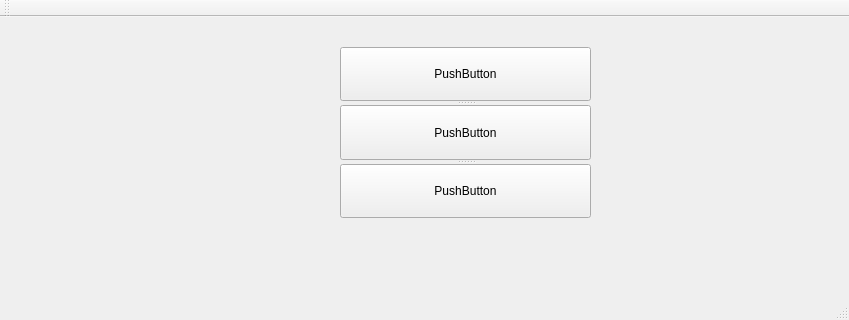
<?xml version="1.0" encoding="UTF-8"?>
<ui version="4.0">
 <class>MainWindow</class>
 <widget class="QMainWindow" name="MainWindow">
  <property name="geometry">
   <rect>
    <x>0</x>
    <y>0</y>
    <width>849</width>
    <height>320</height>
   </rect>
  </property>
  <property name="windowTitle">
   <string>MainWindow</string>
  </property>
  <widget class="QWidget" name="centralWidget">
   <widget class="QSplitter" name="splitter_2">
    <property name="geometry">
     <rect>
      <x>9</x>
      <y>151</y>
      <width>0</width>
      <height>16</height>
     </rect>
    </property>
    <property name="orientation">
     <enum>Qt::Horizontal</enum>
    </property>
    <widget class="QSplitter" name="splitter">
     <property name="orientation">
      <enum>Qt::Horizontal</enum>
     </property>
    </widget>
   </widget>
   <widget class="QSplitter" name="splitter_3">
    <property name="geometry">
     <rect>
      <x>340</x>
      <y>30</y>
      <width>251</width>
      <height>171</height>
     </rect>
    </property>
    <property name="orientation">
     <enum>Qt::Vertical</enum>
    </property>
    <widget class="QPushButton" name="pushButton">
     <property name="text">
      <string>PushButton</string>
     </property>
    </widget>
    <widget class="QPushButton" name="pushButton_3">
     <property name="text">
      <string>PushButton</string>
     </property>
    </widget>
    <widget class="QPushButton" name="pushButton_2">
     <property name="text">
      <string>PushButton</string>
     </property>
    </widget>
   </widget>
  </widget>
  <widget class="QMenuBar" name="menuBar">
   <property name="geometry">
    <rect>
     <x>0</x>
     <y>0</y>
     <width>849</width>
     <height>21</height>
    </rect>
   </property>
  </widget>
  <widget class="QToolBar" name="mainToolBar">
   <attribute name="toolBarArea">
    <enum>TopToolBarArea</enum>
   </attribute>
   <attribute name="toolBarBreak">
    <bool>false</bool>
   </attribute>
  </widget>
  <widget class="QStatusBar" name="statusBar"/>
 </widget>
 <layoutdefault spacing="6" margin="11"/>
 <resources/>
 <connections/>
</ui>
